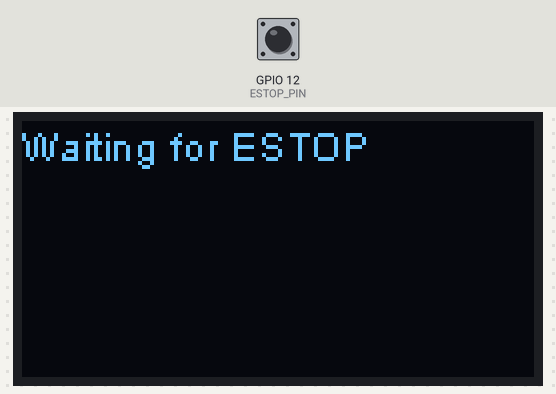
Bench run of a sketch on a simulated ESP32. Shown: 128×64 one-colour display. Inputs (shaded band) come from the test bench; at power-on: GPIO 12 (ESTOP_PIN) LOW. What the sketch prints to the serial monitor is not drawn.

Above: at 0.03 s.
At 1.2 s:
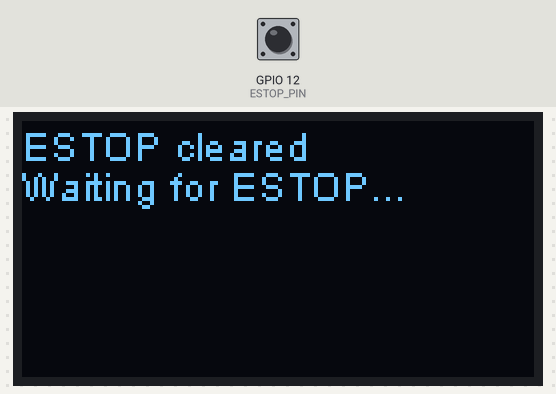
1.3 s: GPIO 12 (ESTOP_PIN) pulled HIGH for 0.15 s
At 1.44 s:
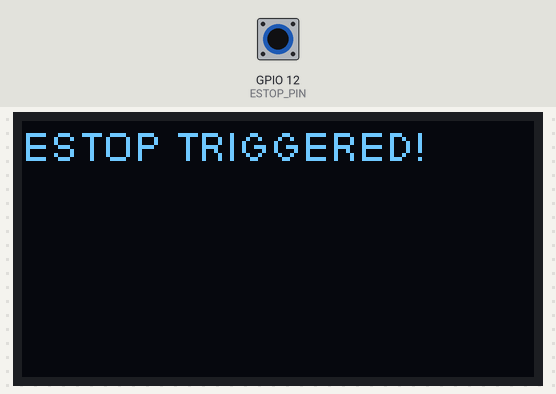
3.0 s: GPIO 12 (ESTOP_PIN) pulled HIGH for 3.2 s
Timing chart, 0 to 6.0 s (numbered marks = the images above; inputs shaded):
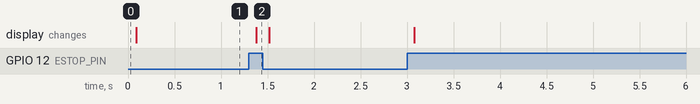

Measured:
- after the input at 1.3 s, the display: changes after 0.08 s (image 2)

The sketch:

Paradigm_IGVC_ESTOP_Tx.ino
```cpp
// (licence header left out)
#include "heltec.h"

// On ESP32 we *should* be able to run an interrupt off any pin
// Picking GPIO12 mostly at random, was gonna use 38 but 36-39 are coupled with 270pF caps for some reason and the board mod seemed unnecessary
// GPIO12 comes out on the 16th pin of JP3
#define ESTOP_PIN 12

// Band for the LoRa, this must be the same for both modules or you're gonna have a bad time
#define BAND 868E6

// This should never matter because the ESTOP will only be triggered once per power cycle
// but I put in software debouncing because I have some amount of pride in my work
#define DEBOUNCE_TIME 100

// Used for debouncing
unsigned long lastInterruptTime = 0;

// Flag to send packet, flipped by ISR
bool interruptFlag = true;  // set true to send estop button status on boot

// get IO state when interrupt triggered
int estopStatus = 0;

void displayText(String text, int y = 0) {
  Heltec.display->clear();
  Heltec.display->drawString(0, y, text);
  Heltec.display->display();
}

// ISR to run when ESTOP is pressed
// Flagged as IRAM_ATTR, to tell the compiler
// to put this in the internal RAM, not flash (makes it faster)
void IRAM_ATTR estopPressedISR () {
  // quick check for debouncing purposes, feel free
  // to scrap this if it's causing issues (will just open you
  // up to switch bounce, but that shouldn't be an issue anyways
  if (millis() - lastInterruptTime > DEBOUNCE_TIME) {
    interruptFlag = true;
  }
  lastInterruptTime = millis();
}


void setup () {
  pinMode(ESTOP_PIN, INPUT);

  // there's likely no one listening to this but for debug it may be useful
  Serial.begin(9600);

  // according to https://lastminuteengineers.com/handling-esp32-gpio-interrupts-tutorial/ we don't
  // need to use the Arduino digitalPinToInterrupt() function here, just give the GPIO number
  attachInterrupt(ESTOP_PIN, estopPressedISR, CHANGE);

  // set up the weird library for this weird Chinese thing y'all went and bought
  // this line is ripped verbatim from the LED control example provided by the manufacturer
  // also, their code calls the second arguemtn "LoRa Disable," but in the library source code it's called "LoRa Enable" which makes more sense
  // I will assume the latter is correct
  Heltec.begin(false /*DisplayEnable Enable*/, true /*Heltec.LoRa Disable*/, true /*Serial Enable*/, true /*PABOOST Enable*/, BAND /*long BAND*/);
  LoRa.setTxPower(14, RF_PACONFIG_PASELECT_PABOOST); // also taken verbatim, I have no clue what this does

  // set up the OLED because it's there, might as well use it
  // initialization steps taken from the OLED examples from HelTec
  Heltec.display->init();
  Heltec.display->setFont(ArialMT_Plain_10);
  Heltec.display->clear();
  Heltec.display->drawString(0, 0, "Waiting for ESTOP");
  Heltec.display->display();
}

void loop () {
  if (interruptFlag) {
    estopStatus = digitalRead(ESTOP_PIN);

    if (estopStatus == 1) {
//      Serial.println("ESTOP TRIGGERED! Sending packet...");

      // send a packet to the other LoRa
      LoRa.beginPacket();
      LoRa.print("ESTOP");
      LoRa.endPacket();

      // reset the flag
      interruptFlag = false;

      // update the display
      Heltec.display->clear();
      Heltec.display->drawString(0, 0, "ESTOP TRIGGERED!");
      Heltec.display->display();

      Serial.println("Packet sent.");
    }
    else if (estopStatus == 0) {
//      Serial.println("Clearing ESTOP...");

      // send a packet to the other LoRa
      LoRa.beginPacket();
      LoRa.print("CLEAR");
      LoRa.endPacket();

      // reset the flag
      interruptFlag = false;

      // update the display
      Heltec.display->clear();
      Heltec.display->drawString(0, 0, "ESTOP cleared");
      Heltec.display->drawString(0, 10, "Waiting for ESTOP...");
      Heltec.display->display();

      Serial.println("Packet sent.");
    }
  }

  // idle while we wait for ESTOP to be triggered
  delay(10);
}
```
